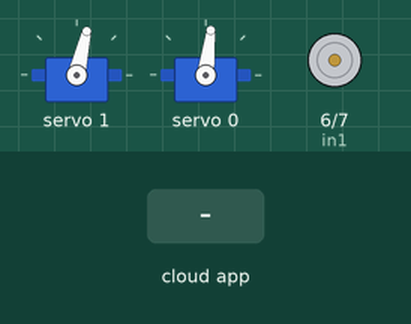
Recording of a sketch running on a simulated Arduino Uno, built with avr-gcc and run on an emulated ATmega328P. On the bench: 2 × servo, motor-driver pin pairs drawn as motors (green arrow = first pin HIGH = forward, orange = second pin HIGH = backward, longer = more drive, scaled by the enable pin). Inputs (shaded band) come from the test bench. The ROS host is connected and sends only what is stated.

Above: at 2.2 s.
2.3 s: the phone or cloud app sets linear.x to -100
At 2.9 s:
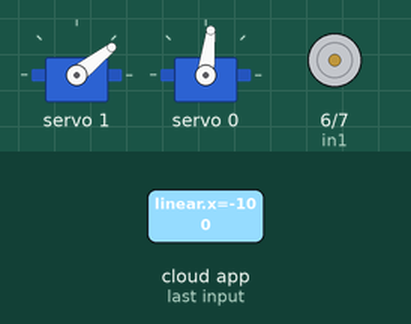
3.8 s: the phone or cloud app sets angular.z to -100
At 5.0 s:
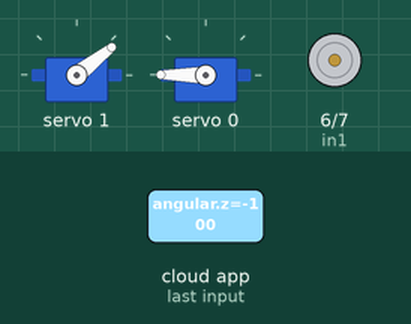
5.3 s: the phone or cloud app sets linear.x to 0
At 5.6 s:
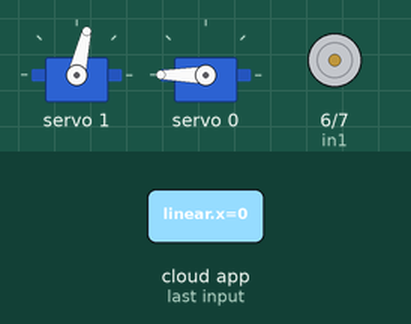
6.8 s: the phone or cloud app sets angular.z to 100
At 7.4 s:
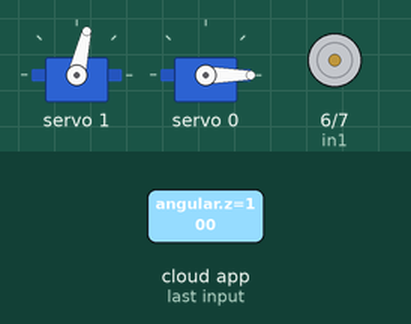
8.3 s: the phone or cloud app sets linear.x to 100
At 8.7 s:
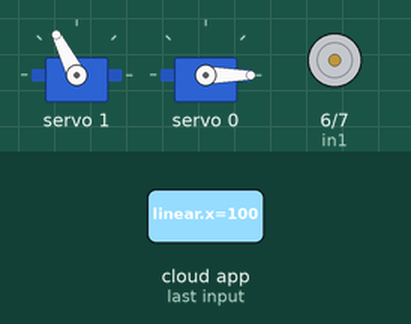
9.8 s: the phone or cloud app sets angular.z to 0
At 10.4 s:
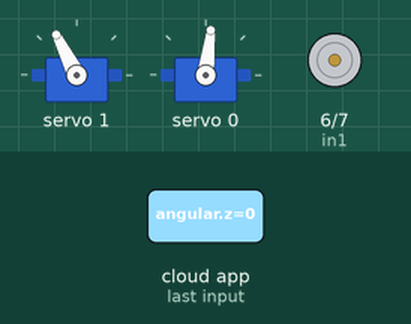
Timing chart, 0 to 12.3 s (numbered marks = the images above; inputs shaded):
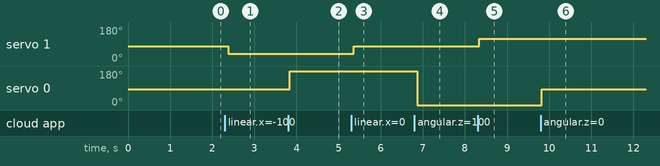

The sketch:

csTestVehicle.ino
```cpp
#include <ros.h>
#include <std_msgs/Int32MultiArray.h>
#include <geometry_msgs/Twist.h>
#include <Adafruit_PWMServoDriver.h>

#define enA 5 // Motors
#define in1 6
#define in2 7

#define frontTrig 10 // Ultrasounds Front
#define frontEcho 9

ros::NodeHandle nh;
std_msgs::Int32MultiArray ultrasonic_ranges;
Adafruit_PWMServoDriver pwm;

long int distances[5];
long last_time_action_done_millis = 0;
float csThrottleValue = 0.0;
float csSteeringValue = 0.0;

void setDriveCommand(const geometry_msgs::Twist& command) {
 csThrottleValue = (float)command.linear.x;
 csSteeringValue = (float)command.angular.z;
}

ros::Publisher ultrasonic_pub("arduino/ultrasonic_ranges", &ultrasonic_ranges);
ros::Subscriber<geometry_msgs::Twist> command_sub("cmd_vel", &setDriveCommand);

void fillRanges() {
  ultrasonic_ranges.data[0] = 1000; //readUltrasound(frontTrig, frontEcho);
  ultrasonic_ranges.data[1] = 1000;
  ultrasonic_ranges.data[2] = 1000;
  ultrasonic_ranges.data[3] = 1000;
  ultrasonic_ranges.data[4] = 1000;
}

void setSteerAngle(float steerAngle) {
  float center = 345.0f;
  float radius = 250.0f;
  int convertedSteerAngle = center + radius * -steerAngle;
  pwm.setPWM(0, 0, convertedSteerAngle);
}

void setThrottleESC(float throttle) { //ESC
  float center = 330.0f;
  float radius = 100.0f;
  int convertedThrottle = center + radius * throttle;
  pwm.setPWM(1, 0, convertedThrottle);
}

int readUltrasound(int trigPin, int echoPin) {
  digitalWrite(trigPin, LOW);
  delayMicroseconds(5);
  digitalWrite(trigPin, HIGH);
  delayMicroseconds(10);
  digitalWrite(trigPin, LOW);

  return pulseIn(echoPin, HIGH) * 0.01715;
}

void setup() {
  ultrasonic_ranges.data_length = 5;
  ultrasonic_ranges.data = distances;

  pwm = Adafruit_PWMServoDriver();

  pwm.begin();
  pwm.setPWMFreq(60);  // Analog servos run at ~60 Hz updates
  delay(10);

  pinMode(enA, OUTPUT); // Motors
  pinMode(in1, OUTPUT);
  pinMode(in2, OUTPUT);
  digitalWrite(in1, LOW);
  digitalWrite(in2, HIGH);

  pinMode(frontTrig, OUTPUT); // Ultrasound
  digitalWrite(frontTrig, LOW);
  pinMode(frontEcho, INPUT);

  nh.initNode();
  nh.advertise(ultrasonic_pub);

  pwm.setPWM(1, 0, 330);
  delay(1000);
}

void loop() {
  if (millis() > last_time_action_done_millis + 300) {
     last_time_action_done_millis = millis();

     fillRanges();
     ultrasonic_pub.publish( &ultrasonic_ranges );
  }

  setSteerAngle(csSteeringValue);
  setThrottleESC(csThrottleValue);

  nh.subscribe(command_sub);
  nh.spinOnce();
}
```

Measured:
- after the input at 2.3 s, servo 1: 77° → 38° after 0.08 s
- after the input at 3.8 s, servo 0: 83° → 180° at once
- after the input at 5.3 s, servo 1: 38° → 77° after 0.06 s
- after the input at 6.8 s, servo 0: 180° → 0° after 0.07 s
- after the input at 8.3 s, servo 1: 77° → 117° at once
- after the input at 9.8 s, servo 0: 0° → 83° at once
